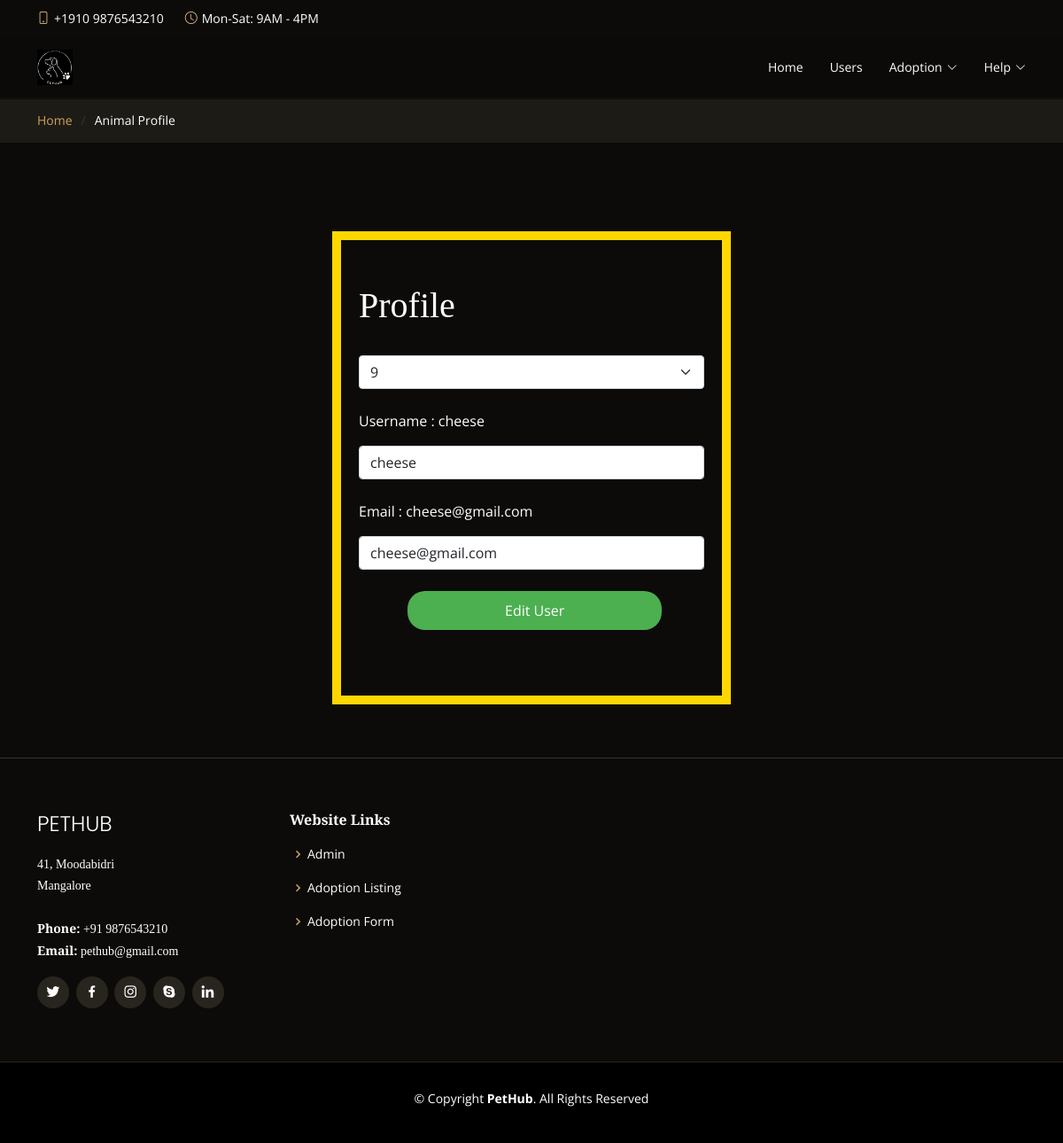
Page /admin/editUser.php?id=9 (signed in) on the committed database.
### tables this page shows
CREATE TABLE `users2` (
  `id` int(10) NOT NULL,
  `username` varchar(100) NOT NULL,
  `email` varchar(100) NOT NULL,
  `user_type` varchar(100) NOT NULL,
  `password` varchar(100) NOT NULL
);

### admin/editUser.php (the view, shortened to what this page needs)
<?php
  $id = intval($_GET['id']);
?>
<!DOCTYPE html>
<html lang="en">
<head>
  <link href="../assets/vendor/animate.css/animate.min.css" rel="stylesheet">
  <link href="../assets/vendor/aos/aos.css" rel="stylesheet">
  <link href="../assets/vendor/bootstrap/css/bootstrap.min.css" rel="stylesheet">
  <link href="../assets/vendor/bootstrap-icons/bootstrap-icons.css" rel="stylesheet">
  <link href="../assets/vendor/boxicons/css/boxicons.min.css" rel="stylesheet">
  <link href="../assets/vendor/glightbox/css/glightbox.min.css" rel="stylesheet">
  <link href="../assets/vendor/swiper/swiper-bundle.min.css" rel="stylesheet">
  <link href="../assets/css/style.css" rel="stylesheet">
</head>
<body>
  <div id="topbar" class="d-flex align-items-center fixed-top">
    <div class="container d-flex justify-content-center justify-content-md-between">
      <div class="contact-info d-flex align-items-center">
        <i class="bi bi-phone d-flex align-items-center"><span>+1910 9876543210</span></i>
        <i class="bi bi-clock d-flex align-items-center ms-4"><span> Mon-Sat: 9AM - 4PM</span></i>
      </div>
    </div>
  </div>
  <header id="header" class="fixed-top d-flex align-items-center">
    <div class="container-fluid container-xl d-flex align-items-center justify-content-lg-between">
      <a href="main.php" class="logo me-auto me-lg-0"><img src="../assets/img/logo.png" alt="" class="img-fluid"></a>
      <nav id="navbar" class="navbar order-last order-lg-0">
        <ul>
          <li><a class="nav-link scrollto" href="main.php">Home</a></li>
          <li><a class="nav-link scrollto" href="users.php">Users</a></li>
          <li class="dropdown"><a href="#"><span>Adoption</span> <i class="bi bi-chevron-down"></i></a>
              <li class='dropdown'><a href='#'><span><?php echo $_SESSION['user']['username']; ?></span><i class='bi bi-chevron-down'></i></a>
          </li>
        </ul>
      </nav>
    </div>
  </header>
  <main id="main">
    <section class="breadcrumbs">
      <div class="container">
        <div class="d-flex justify-content-between align-items-center">
          <ol>
            <li><a href="main.php">Home</a></li>
            <li>Animal Profile</li>
          </ol>
        </div>
      </div>
    </section>
  </main>
  <section id="book-a-table" class="book-a-table">
      <div class="container" data-aos="fade-up">
        <div class="loginbox">
        <h1>Profile</h1>
        <br>
        <?php
            $conn = mysqli_connect("localhost", "root", "", "hpusers");
            $sql = ("SELECT * FROM users2 WHERE id = $id");
            $result = $conn->query($sql);
            if ($result->num_rows > 0) {
            while($row = $result->fetch_assoc()) {
              echo "
                <form action'editUser.php' method='post' data-aos='fade-up' data-aos-delay='100'>
                <div class='form-group'>
                <select class='form-select' name='userID'>
                  <option selected value='" . $row["id"] . "'>" . $row["id"] . "</option>
                </select>
                <br>
                <p>Username : " . $row["username"] . "</p>
                <input type='text' name='newUsername' class='form-control' value='" . $row["username"] . "'>
                </div>
                <br>
                <div class='form-group'>
                <p>Email : " . $row["email"] . "</p>
                <input type='email' name='newEmail' class='form-control' value='" . $row["email"] . "'>
                </div>
                <br>
                <button class='loginbtn'  type='submit' name='editUser'>Edit User</button>
                </form>
                <br>
                ";
                }
            }
            else {
              echo "Something went wrong :(";
            }
        ?>
        </div>
      </div>
</section>
  <footer id="footer">
    <div class="footer-top">
      <div class="container">
        <div class="row">
          <div class="col-lg-3 col-md-6">
            <div class="footer-info">
              <h3>PetHub</h3>
              <p>
                41, Moodabidri<br>
                Mangalore<br><br>
                <strong>Phone:</strong> +91 9876543210<br>
                <strong>Email:</strong> pethub@gmail.com<br>
              </p>
              <div class="social-links mt-3">
                <a href="#" class="twitter"><i class="bx bxl-twitter"></i></a>
                <a href="#" class="facebook"><i class="bx bxl-facebook"></i></a>
                <a href="#" class="instagram"><i class="bx bxl-instagram"></i></a>
                <a href="#" class="google-plus"><i class="bx bxl-skype"></i></a>
                <a href="#" class="linkedin"><i class="bx bxl-linkedin"></i></a>
              </div>
            </div>
          </div>
          <div class="col-lg-2 col-md-6 footer-links">
            <h4>Website Links</h4>
            <ul>
              <li><i class="bx bx-chevron-right"></i> <a href="main.php">Admin</a></li>
              <li><i class="bx bx-chevron-right"></i> <a href="adoptionListing.php">Adoption Listing</a></li>
              <li><i class="bx bx-chevron-right"></i> <a href="adoptionListing.php">Adoption Form</a></li>
            </ul>
          </div>
        </div>
      </div>
    </div>
    <div class="container">
      <div class="copyright">
        &copy; Copyright <strong><span>PetHub</span></strong>. All Rights Reserved
      </div>
      <div class="credits">
      </div>
    </div>
  </footer>
</body>
</html>

### assets/css/style.css (style rules this page uses)
body { font-family: "Open Sans", sans-serif; background: #0c0b09; color: #fff; }
a { color: #cda45e; text-decoration: none; }
h1, h2, h3, h4, h5, h6 { font-family: "Playfair Display", serif; }
#topbar { height: 40px; font-size: 14px; transition: all 0.5s; z-index: 996; }
#topbar .contact-info i { font-style: normal; color: #d9ba85; }
#topbar .contact-info i span { padding-left: 5px; color: #fff; }
#header { background: rgba(12, 11, 9, 0.6); border-bottom: 1px solid rgba(12, 11, 9, 0.6); transition: all 0.5s; z-index: 997; padding: 15px 0; top: 40px; }
#header .logo { font-size: 28px; margin: 0; padding: 0; line-height: 1; font-weight: 300; letter-spacing: 1px; text-transform: uppercase; font-family: "Poppins", sans-serif; }
#header .logo img { max-height: 40px; }
.navbar { padding: 0; }
.navbar ul { margin: 0; padding: 0; display: flex; list-style: none; align-items: center; }
.navbar li { position: relative; }
.navbar a { display: flex; align-items: center; justify-content: space-between; padding: 10px 0 10px 30px; color: #fff; white-space: nowrap; transition: 0.3s; font-size: 14px; }
.navbar a i { font-size: 12px; line-height: 0; margin-left: 5px; }
section { padding: 60px 0; overflow: hidden; }
.breadcrumbs { padding: 15px 0; background: #1d1b16; margin-top: 110px; }
.breadcrumbs ol { display: flex; flex-wrap: wrap; list-style: none; padding: 0; margin: 0; font-size: 14px; }
.breadcrumbs ol li + li { padding-left: 10px; }
.breadcrumbs ol li + li::before { display: inline-block; padding-right: 10px; color: #37332a; content: "/"; }
#footer { background: black; padding: 0 0 30px 0; color: #fff; font-size: 14px; }
#footer .footer-top { background: #0c0b09; border-top: 1px solid #37332a; border-bottom: 1px solid #28251f; padding: 60px 0 30px 0; }
#footer .footer-top .footer-info { margin-bottom: 30px; }
#footer .footer-top .footer-info h3 { font-size: 24px; margin: 0 0 20px 0; padding: 2px 0 2px 0; line-height: 1; font-weight: 300; text-transform: uppercase; font-family: "Poppins", sans-serif; }
#footer .footer-top .footer-info p { font-size: 14px; line-height: 24px; margin-bottom: 0; font-family: "Playfair Display", serif; color: #fff; }
#footer .footer-top .social-links a { font-size: 18px; display: inline-block; background: #28251f; color: #fff; line-height: 1; padding: 8px 0; margin-right: 4px; border-radius: 50%; text-align: center; width: 36px; height: 36px; transition: 0.3s; }
#footer .footer-top h4 { font-size: 16px; font-weight: 600; color: #fff; position: relative; padding-bottom: 12px; }
#footer .footer-top .footer-links { margin-bottom: 30px; }
#footer .footer-top .footer-links ul { list-style: none; padding: 0; margin: 0; }
#footer .footer-top .footer-links ul i { padding-right: 2px; color: #cda45e; font-size: 18px; line-height: 1; }
#footer .footer-top .footer-links ul li { padding: 10px 0; display: flex; align-items: center; }
#footer .footer-top .footer-links ul li:first-child { padding-top: 0; }
#footer .footer-top .footer-links ul a { color: #fff; transition: 0.3s; display: inline-block; line-height: 1; }
#footer .copyright { text-align: center; padding-top: 30px; }
#footer .credits { padding-top: 10px; text-align: center; font-size: 13px; color: #fff; }
.loginbox { background-color: #0c0b09; width: 450px; border: 10px solid #FFD700 ; padding: 50px 20px; margin: auto; margin-top: 40px; }
.loginbtn { background-color: #4CAF50; color: white; padding: 10px 110px; border: none; cursor: pointer; margin-left: 55px; border-radius: 1.25rem; }

### rows in the picture
users2: userID "9", username "cheese", newUsername "cheese", email "cheese@gmail.com", newEmail "cheese@gmail.com"

### other values in the picture
$_SESSION['user']['username'] "Help"
